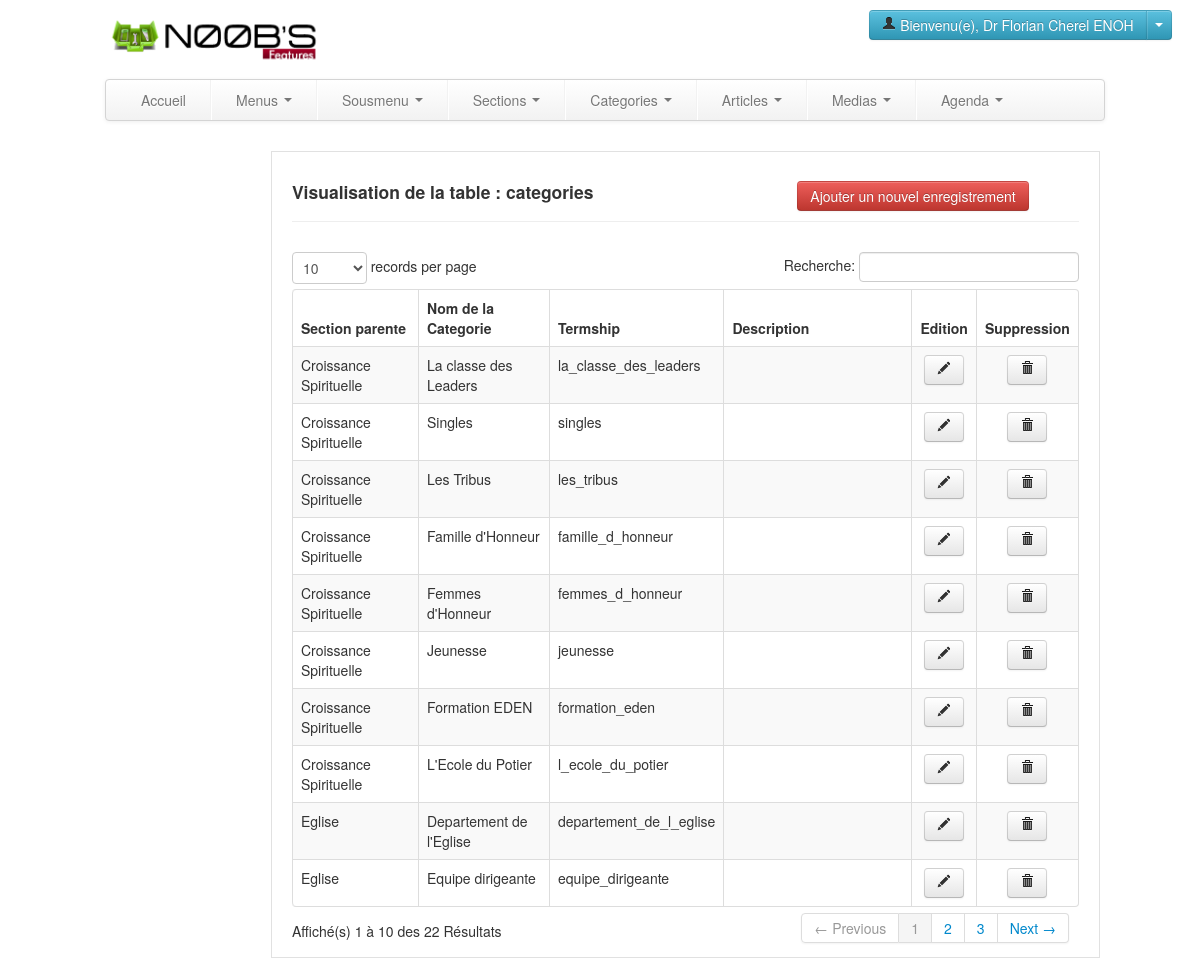
The app's page /myadmin/visualiseur.php?form=categories (signed in) with its own data.
### tables this page shows
CREATE TABLE IF NOT EXISTS `categories` (
  `idCategorie` int(11) NOT NULL AUTO_INCREMENT,
  `nomCategorie` varchar(45) DEFAULT NULL,
  `imageCategorie` varchar(45) DEFAULT NULL,
  `section_idSection` int(11) NOT NULL,
  `description` varchar(255) DEFAULT NULL,
  `categorieterms` varchar(255) NOT NULL,
  PRIMARY KEY (`idCategorie`),
  KEY `fk_categories_section_idx` (`section_idSection`)
);

### myadmin/required/class/mysql.class.php (called while the page is built, shortened)
<?php
	class MysqlConnect
	{
		public function Connecter()
		{
			if($this->connex = mysql_connect(self::SERVER,self::USER,self::PWD)){
				if($this->tb = mysql_select_db(self::DB,$this->connex)){
					return true;
				}else{
					return mysql_error();
				}
			}else{
				return mysql_error();
			}
		}
	}
?>

### myadmin/required/class/queries.class.php (called while the page is built, shortened)
<?php
	require_once('mysql.class.php');
	class GeneralsQueries extends MysqlConnect{
		public $table;
		public $valeurs;
		public $champs;
		public function Protection($donnees){
			if($this->Connecter()){
				return mysql_real_escape_string(htmlentities($donnees));
				}
		}
		public function Select(){
			if($this->Connecter()){
				$selection = "SELECT ".$this->Protection($this->champs)." FROM ".$this->Protection($this->table)."  WHERE ".$this->valeurs."";
				$reponse = mysql_query($selection) or exit($this->ErreurSQL());
				$n = mysql_num_rows($reponse);
				if($n!=0){
					$data = array();
					$i=0;
					while($datum = mysql_fetch_array($reponse)){
						$data[$i] = $datum;
						$i++;
					}
					return $data;
				}
				else return false;
			}else{
				return $this->ErreurSQL();
			}
		}
		public function SelectColumn(){
			if($this->Connecter()){
				$selection = "SHOW COLUMNS  FROM ".$this->Protection($this->table)."";
				$reponse = mysql_query($selection) or exit($this->ErreurSQL());
				$n = mysql_num_rows($reponse);
				if($n!=0){
					$data = array();
					$i=0;
					while($datum = mysql_fetch_array($reponse)){
						$data[$i] = $datum;
						$i++;
					}
					return $data;
				}
				else return false;
			}else{
				return $this->ErreurSQL();
			}
		}
	}
?>

### myadmin/include/listeur/view-categories.php (the view, shortened to what this page needs)
<div class="page-header">
				 		<h4 class="Heading4" style="display:inline-block;">Visualisation de la table : categories  </h4>
				 		<div style="margin-left:200px;display:inline-block;"><a href="formulaire.php?form=categories" class="btn btn-danger">Ajouter un nouvel enregistrement</a></div>
				 	</div>	 <?php
require_once("required/class/queries.class.php");
 $testChamp = new GeneralsQueries;
	  $action="voir";
				 $testChamp->table = "droits";
				 $testChamp->champs ="*";
		 $testChamp->valeurs="item = 'categories' AND utilisateur_id_user = '".$_SESSION['appUserId']."' ";
				 $sel = $testChamp->Select();
				 if($sel){
				 $droits = $sel[0][$action]; }
				 else{
				 $droits = 0; }
				  if($droits==0){
				 $erreur='<div id="error" class="alert alert-error">';
				 echo $erreur."Désolé ,Vous n'avez pas accès à cette ressource !</div>";
				 }else{
	 $LoadData = new GeneralsQueries;
		 $LoadData->table="categories";
		 $rslt =$LoadData->SelectColumn();
$donnees=array('nomSection-Section parente','nomCategorie-nom de la Categorie','categorieterms-termship','description-description','edit-edition','delete-suppression');
$table='view_categories';
?>
<table cellpadding="0" cellspacing="0" border="0" class="table table-striped table-bordered" id="example">
<thead>
	<tr>
		 	 <?php
		 $LoadData->table=$table;
		 $rslt =$LoadData->SelectColumn();
		 $champs =$rslt[0][0].',';
		 $id =$rslt[0][0].',';
		 for($i=0; $i<sizeof($donnees); $i++)
		 {
			 $elt = explode('-',$donnees[$i]);
			 $nom = $elt[0];
			 $label = $elt[1];
			 if($nom=="edit"||$nom=="delete"||$nom=="action"){
		 ?>
		 <th style="text-align:center;"><?php echo ucfirst($label); ?></th>
		 <?php
		 }else{
		 ?>
		 <th><?php echo utf8_encode(ucfirst($label)); ?></th>
		 <?php
		 }
		 ?>
		 <?php
		 }
		 ?>
	</tr>
</thead>
<tbody>
<?php
 for($i=0; $i<sizeof($donnees); $i++){
	 $elt = explode('-',$donnees[$i]);
	 $nom = $elt[0];
	 if($nom=="edit"||$nom=="delete"||$nom=="action"){
	 }else{
	 $champs .=$nom.',';
	 }
 }
		 $champs = substr($champs, 0, -1);
		 $LoadData->champs=$champs;
		 $LoadData->table=$table;
		 $LoadData->valeurs="1";
		 $res =$LoadData->Select();
		 for($i=0;$i<sizeof($res);$i++){
		 ?>
		 <tr>
<?php
		 for($a=0;$a<sizeof($donnees);$a++)
		 {
		 $elt = explode('-',$donnees[$a]);
		 $nom = $elt[0];
		 if($nom=="edit")
		 {
?>
		 <td style="text-align:center;"><a href="<?php echo "formulaire.php?form=categories&id=".$res[$i][0].""; ?>" class="fancybox fancybox.iframe btn" title="Modifier"><i class="icon-pencil"></i></a></td>
<?php
		 }
		 elseif($nom=="delete"){
?>
		 <td style="text-align:center;"><a href="<?php echo "?form=categories&id=".$res[$i][0].""; ?>" class="dialog btn" title="Supprimer" ><i class="icon-trash"></i></a></td>
<?php
		 }
		 elseif ($nom=="action") {
?>
		 <td style="text-align:center;"><a href="<?php echo "include/forms-page/form-page-categories.php?id=".$res[$i][0].""; ?>" class="action"  class="fancybox fancybox.iframe btn" ><i class="icon-share-alt"></i></a></td>
<?php
		 }
		 elseif(in_array($id, $donnees)) {
?>
		 <td style="text-align:center;"><a href="$res[$i][0]" id="suppr"><i class="icon-trash"></i></a></td>
<?php
		 }else{
	 if(in_array($id, $donnees)){
?>
	 <td><?php echo $res[$i][$a]; ?></td>
		 <?php
		  }
		  else{
		  ?>
 <td><?php echo utf8_encode($res[$i][$a+1]); ?></td>
<?php
		 }
		 }
	 }
?>
		 </tr>
<?php
		 }
?>
	</tbody>
</table>
<?php } ?>
<?php
require_once("required/class/queries.class.php");
?>

### myadmin/css/all.css (style rules this page uses)
body { margin:0; font-size: 12px; font-family: helvetica; background: url(../pictures/bg_clear.jpg); overflow-x:hidden; }
a { outline: none; text-decoration: none; border:none; }

### records on screen
categories: nomCategorie "La classe des Leaders", categorieterms "la_classe_des_leaders"
categories: nomCategorie "Singles", categorieterms "singles"
categories: nomCategorie "Les Tribus", categorieterms "les_tribus"
categories: nomCategorie "Famille d'Honneur", categorieterms "famille_d_honneur"
categories: nomCategorie "Femmes d'Honneur", categorieterms "femmes_d_honneur"
categories: nomCategorie "Jeunesse", categorieterms "jeunesse"
categories: nomCategorie "Formation EDEN", categorieterms "formation_eden"
categories: nomCategorie "L'Ecole du Potier", categorieterms "l_ecole_du_potier"
categories: nomCategorie "Departement de l'Eglise", categorieterms "departement_de_l_eglise"
categories: nomCategorie "Equipe dirigeante", categorieterms "equipe_dirigeante"

### other values on screen
$_SESSION['appUserName'] "Florian Cherel ENOH"
utf8_encode(ucfirst($label)) "Section parente"
utf8_encode(ucfirst($label)) "Nom de la Categorie"
utf8_encode(ucfirst($label)) "Termship"
utf8_encode(ucfirst($label)) "Description"
$label "Edition"
$label "Suppression"
utf8_encode($res[$i][$a+1]) "Croissance Spirituelle"
utf8_encode($res[$i][$a+1]) "Eglise"
